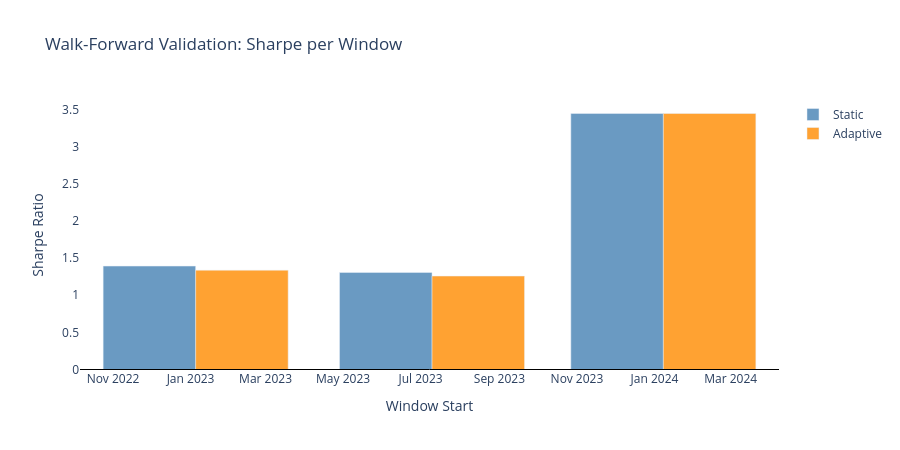

Here is the notebook cell this chart was saved with:
### Code cell
# Walk-forward Sharpe chart
x_labels = [f"{r['Window Start']}" for r in wf_results]

fig = go.Figure()
fig.add_trace(go.Bar(x=x_labels, y=wf_df['Static Sharpe'],
                     name='Static', marker_color='steelblue', opacity=0.8))
fig.add_trace(go.Bar(x=x_labels, y=wf_df['Adaptive Sharpe'],
                     name='Adaptive', marker_color='darkorange', opacity=0.8))
fig.add_hline(y=0, line=dict(color='black', width=1))

fig.update_layout(
    title='Walk-Forward Validation: Sharpe per Window',
    xaxis_title='Window Start', yaxis_title='Sharpe Ratio',
    barmode='group', height=450,
    plot_bgcolor='white', paper_bgcolor='white'
)
fig.write_html('outputs/figures/09_walk_forward.html')
fig.show()

### Figure 1 — Plotly figure (JSON) as saved in the notebook; plotly's stock layout.template omitted (floating-point values rounded to 4 significant figures)
{"data": [{"marker": {"color": "steelblue"}, "name": "Static", "opacity": 0.8, "type": "bar", "x": ["2023-01-05", "2023-07-10", "2024-01-08"], "y": [1.393, 1.307, 3.448]}, {"marker": {"color": "darkorange"}, "name": "Adaptive", "opacity": 0.8, "type": "bar", "x": ["2023-01-05", "2023-07-10", "2024-01-08"], "y": [1.338, 1.259, 3.448]}], "layout": {"barmode": "group", "height": 450, "paper_bgcolor": "white", "plot_bgcolor": "white", "shapes": [{"line": {"color": "black", "width": 1}, "type": "line", "x0": 0, "x1": 1, "xref": "x domain", "y0": 0, "y1": 0, "yref": "y"}], "title": {"text": "Walk-Forward Validation: Sharpe per Window"}, "xaxis": {"title": {"text": "Window Start"}}, "yaxis": {"title": {"text": "Sharpe Ratio"}}}}
